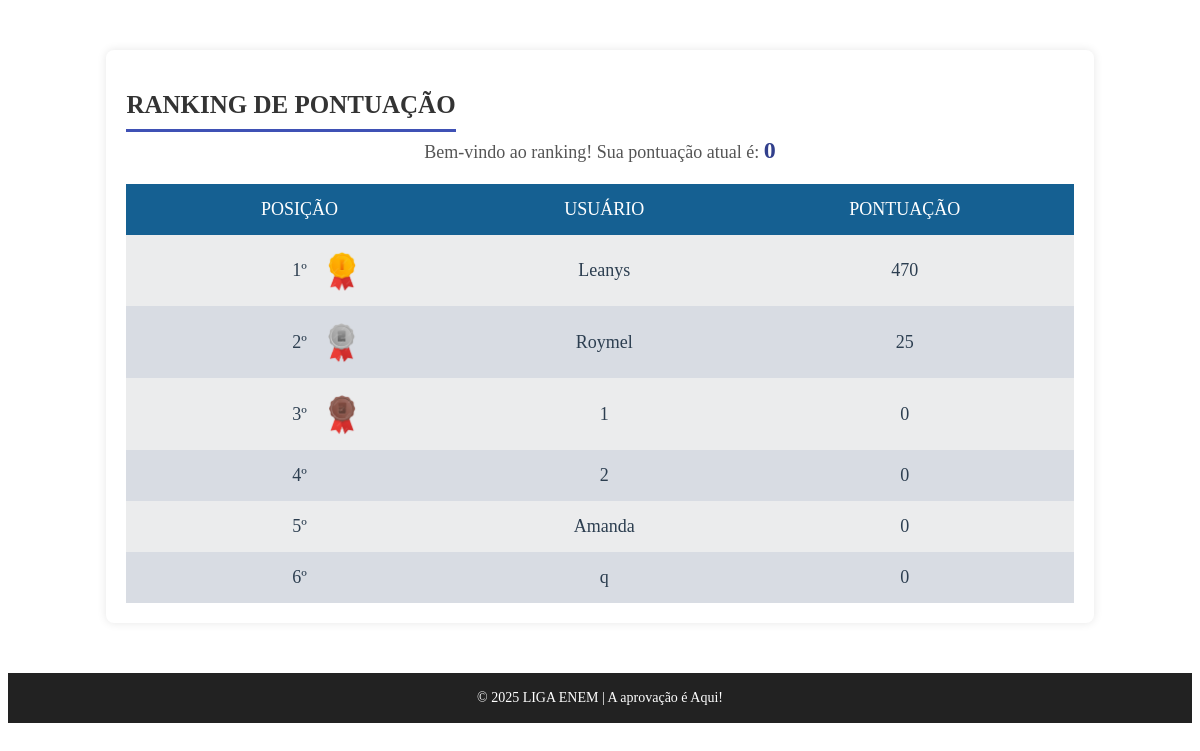
Before: /ranking.html with the older database file.
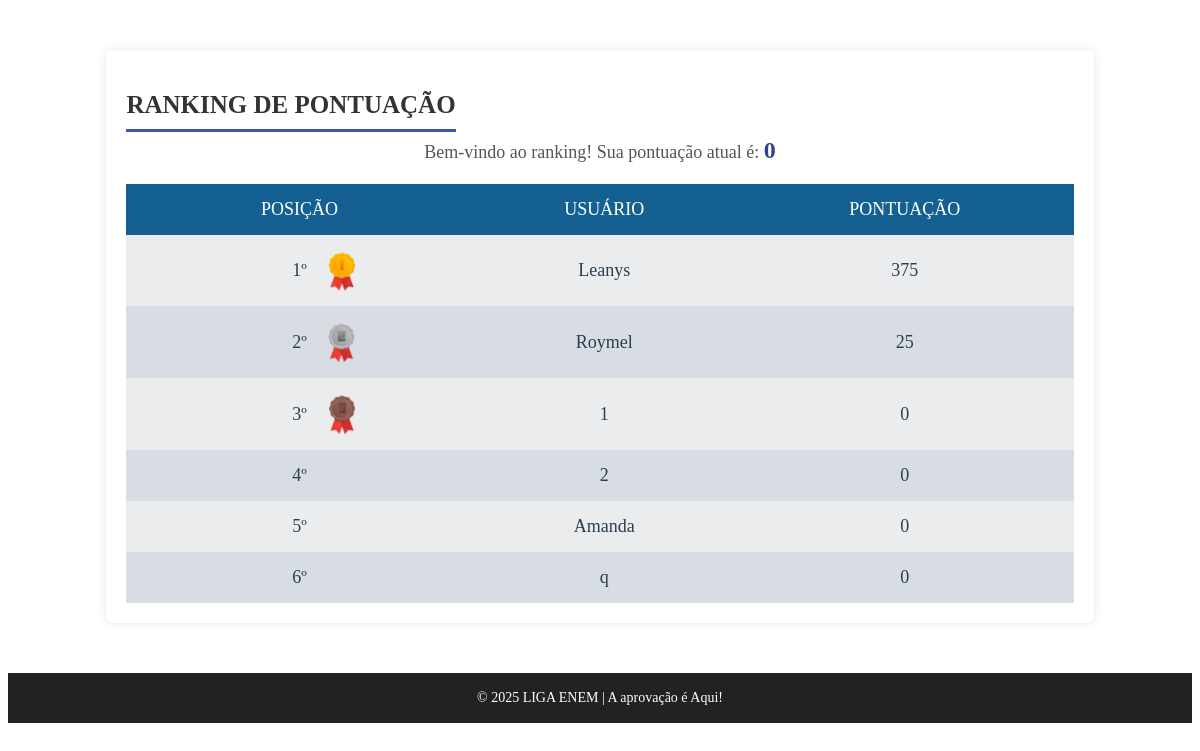
After: the same page with the newer database file.
### views.py (models this page shows, shortened)
class Usuario(db.Model):
    __tablename__ = 'usuarios'
    id = db.Column(db.Integer, primary_key=True)
    usuario = db.Column(db.String(100), unique=True, nullable=False)
    senha = db.Column(db.String(200), nullable=False)
    pontuacao = db.Column(db.Integer, default=0)
    acertos_consecutivos = db.Column(db.Integer, default=0)
    erros_consecutivos = db.Column(db.Integer, default=0)

### views.py (the view)
@app.route("/ranking.html")
def ranking():
    usuario_logado = session.get('user')
    usuario = db.session.query(Usuario).filter_by(usuario=usuario_logado).first()
    if usuario:
        pontuacao = usuario.pontuacao  # Pega a pontuação do usuário
    else:
        pontuacao = 0
    ranking = db.session.query(Usuario).order_by(Usuario.pontuacao.desc(),Usuario.usuario.asc()).all()
    return render_template('ranking.html', ranking=ranking, pontuacao=pontuacao)

### templates/ranking.html (shortened to what this page needs)
<!DOCTYPE html>
<html lang="pt-br">
<head>
</head>
<body>
    <div class="container">
        <h2>Ranking de Pontuação</h2>
        <div class="user-score">
            Bem-vindo ao ranking! Sua pontuação atual é: <span class="highlight"> {{ pontuacao }}</span>
        </div>
        <table>
            <thead>
                <tr>
                    <th>Posição</th>
                    <th>Usuário</th>
                    <th>Pontuação</th>
                </tr>
            </thead>
            <tbody>
                {% for usuario in ranking %}
                    <tr class="{{ 'highlight-row' if usuario.usuario == usuario_logado else '' }}
                                {{ 'same-position-score' if usuario.pontuacao == loop.index - 1 else '' }}">
                        <td>
                            {% if loop.index == 1 %}
                                <div class="ranking-container">
                                    1º
                                    <img src="static/ouro.png" alt="Medalha de Ouro">
                                </div>
                            {% elif loop.index == 2 %}
                                <div class="ranking-container">
                                    2º
                                    <img src="static/prata.png" alt="Medalha de Prata">
                                </div>
                            {% elif loop.index == 3 %}
                                <div class="ranking-container">
                                    3º
                                    <img src="static/bronze.png" alt="Medalha de Bronze">
                                </div>
                            {% else %}
                                {{ loop.index }}º
                            {% endif %}
                        </td>
                        <td>{{ usuario.usuario }}</td>
                        <td>{{ usuario.pontuacao }}</td>
                    </tr>
                {% endfor %}
            </tbody>
        </table>
    </div>
    <div class="footer">
        <p>&copy; 2025 LIGA ENEM | A aprovação é Aqui!</p>
    </div>
</body>
</html>

### templates/ranking.html (style rules this page uses)
.container { width: 80%; max-width: 1200px; margin: 50px auto 50px; padding: 20px; background-color: #ffffff; border-radius: 8px; box-shadow: 0 0 10px rgba(0, 0, 0, 0.1); display: flex; justify-content: space-between; align-items: flex-start; flex-wrap: wrap; }
.container h2 { color: #333; font-size: 25px; text-align: center; margin-bottom: 5px; text-transform: uppercase; border-bottom: 3px solid #3f51b5; padding-bottom: 10px; font-family: 'Poppins'; }
.user-score { text-align: center; font-size: 18px; font-weight: 500; color: #555; width:100% }
.user-score .highlight { font-weight: 700; font-size: 24px; color: #313f8c; }
table { width: 100%; margin-top: 20px; border-collapse: collapse; }
th, td { padding: 15px; text-align: center; font-size: 18px; font-weight: 500; }
th { background-color: #156092; color: white; text-transform: uppercase; }
td { background-color: #ebeced; color: #2c3e50; transition: background-color 0.3s ease; }
tr:nth-child(even) td { background-color: #d8dce3; }
.ranking-container { display: flex; justify-content: space-between; align-items: center; justify-content: center; gap: 10px; margin-left: 50px; }
.ranking-container img { width: 30px; height: auto; margin-left: 10px; }
.footer { background-color: #222222; color: white; text-align: center; padding: 3px; font-size: 14px; margin-top: 50px; margin-bottom: 0; }

Changed rows visible on the page:
changed Usuario "Leanys": pontuacao "470" → "375"
